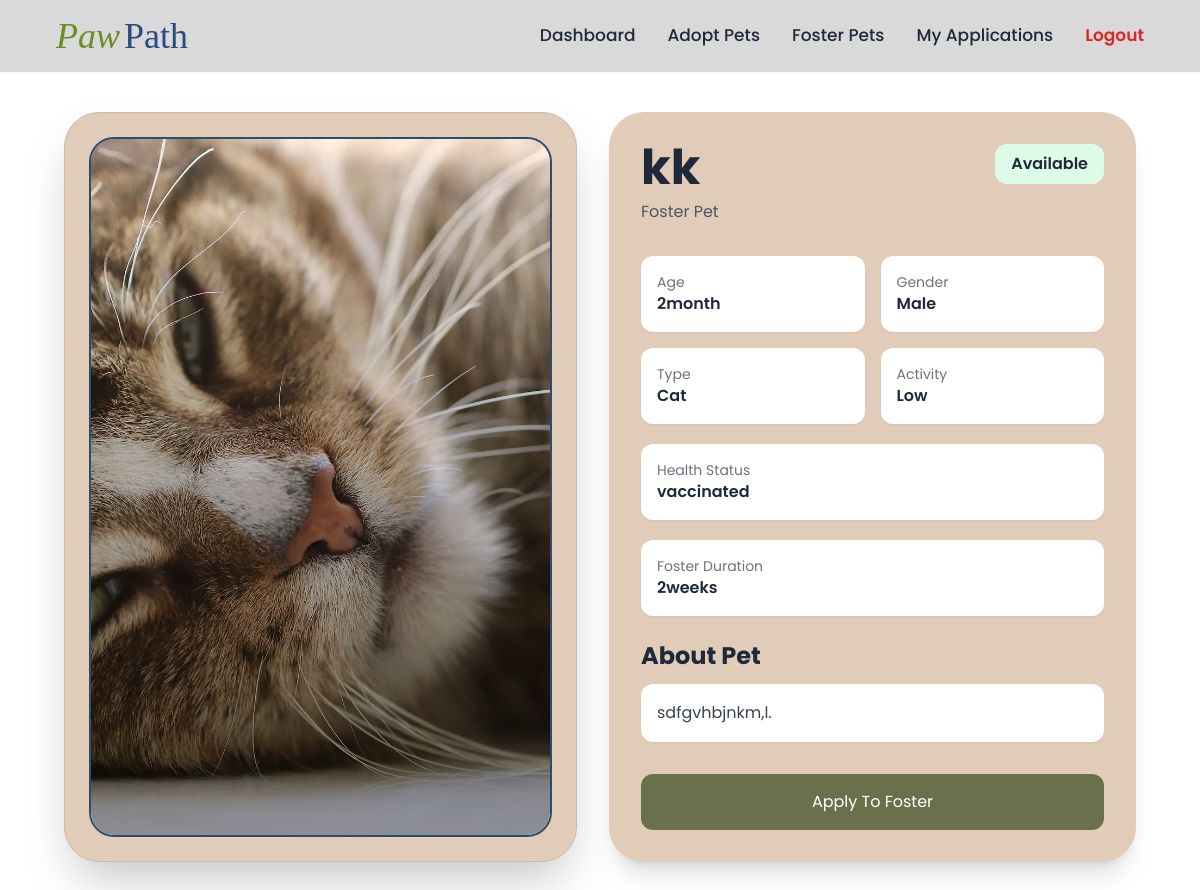
/user/foster-details.php?id=6 (signed in), run on the app's committed database.
### tables this page shows
CREATE TABLE `pets` (
  `id` int(11) NOT NULL,
  `shelter_id` int(11) DEFAULT NULL,
  `user_id` int(11) DEFAULT NULL,
  `owner_type` enum('shelter','user') NOT NULL,
  `category` enum('adoption','foster') NOT NULL,
  `name` varchar(100) NOT NULL,
  `type` enum('Dog','Cat','Bird','Rabbit','Other') DEFAULT 'Other',
  `age` varchar(50) DEFAULT NULL,
  `gender` enum('Male','Female') DEFAULT NULL,
  `activity_level` enum('Low','Medium','High') DEFAULT NULL,
  `health_status` varchar(100) DEFAULT NULL,
  `foster_duration` varchar(50) DEFAULT NULL,
  `status` enum('available','adopted','fostered') DEFAULT 'available',
  `description` text DEFAULT NULL,
  `image` varchar(255) DEFAULT NULL,
  `is_deleted` tinyint(1) DEFAULT 0,
  `deleted_at` timestamp NULL DEFAULT NULL,
  `created_at` timestamp NOT NULL DEFAULT current_timestamp(),
  `updated_at` timestamp NOT NULL DEFAULT current_timestamp() ON UPDATE current_timestamp()
);

### user/foster-details.php (the view, shortened to what this page needs)
<?php
include '../includes/db.php';
include '../includes/header.php';
include '../includes/navbar.php';
$user_id = (int)$_SESSION['user_id'];
$pet_id = isset($_GET['id']) ? (int)$_GET['id'] : 0;
$pet = $conn->query("
    SELECT *
    FROM pets
    WHERE id = $pet_id
    AND category = 'foster'
    AND is_deleted = 0
    LIMIT 1
")->fetch_assoc();
$already = $conn->query("
    SELECT id
    FROM foster_applications
    WHERE user_id = $user_id
    AND pet_id = $pet_id
")->num_rows;
?>
<section class="py-10 px-4 md:px-10 lg:px-16">
    <div class="max-w-7xl mx-auto">
        <div class="flex flex-col lg:flex-row gap-8 items-stretch">
            <div
                class="bg-[#E1CBB9] p-6 rounded-[35px] flex-1 shadow-2xl border border-[#d1b8a5] flex">
                <div
                    class="relative flex-1 overflow-hidden rounded-[25px] border-2 border-[#2d4d6a] group">
                    <img src="../assets/images/<?= htmlspecialchars($pet['image']) ?>"
                         alt="<?= htmlspecialchars($pet['name']) ?>"
                         class="absolute inset-0 w-full h-full object-cover group-hover:scale-105 transition duration-500">
                    <div class="absolute inset-0 bg-gradient-to-t from-black/40 to-transparent"></div>
                </div>
            </div>
            <div
                class="bg-[#E1CBB9] p-8 rounded-[35px] flex-1 shadow-xl flex flex-col">
                <div class="flex justify-between items-start flex-wrap gap-4">
                    <div>
                        <h1 class="text-4xl md:text-5xl font-bold">
                            <?= htmlspecialchars($pet['name']) ?>
                        </h1>
                        <p class="text-gray-600 mt-2">
                            Foster Pet
                        </p>
                    </div>
                    <span class="bg-green-100 px-4 py-2 rounded-xl font-semibold">
                        <?= ucfirst($pet['status']) ?>
                    </span>
                </div>
                <div class="grid grid-cols-2 gap-4 mt-8">
                    <div class="bg-white p-4 rounded-xl shadow-sm">
                        <p class="text-gray-500 text-sm">Age</p>
                        <h3 class="font-semibold"><?= $pet['age'] ?></h3>
                    </div>
                    <div class="bg-white p-4 rounded-xl shadow-sm">
                        <p class="text-gray-500 text-sm">Gender</p>
                        <h3 class="font-semibold"><?= $pet['gender'] ?></h3>
                    </div>
                    <div class="bg-white p-4 rounded-xl shadow-sm">
                        <p class="text-gray-500 text-sm">Type</p>
                        <h3 class="font-semibold"><?= $pet['type'] ?></h3>
                    </div>
                    <div class="bg-white p-4 rounded-xl shadow-sm">
                        <p class="text-gray-500 text-sm">Activity</p>
                        <h3 class="font-semibold"><?= $pet['activity_level'] ?></h3>
                    </div>
                </div>
                <div class="mt-5 bg-white p-4 rounded-xl shadow-sm">
                    <p class="text-gray-500 text-sm">Health Status</p>
                    <h3 class="font-semibold break-words">
                        <?= htmlspecialchars($pet['health_status']) ?>
                    </h3>
                </div>
                <div class="mt-5 bg-white p-4 rounded-xl shadow-sm">
                    <p class="text-gray-500 text-sm">Foster Duration</p>
                    <h3 class="font-semibold break-words">
                        <?= htmlspecialchars($pet['foster_duration']) ?>
                    </h3>
                </div>
                <div class="mt-6 flex-grow">
                    <h3 class="text-2xl font-bold mb-3">About Pet</h3>
                    <div class="bg-white p-4 rounded-xl shadow-sm">
                        <p class="leading-relaxed text-gray-700 break-words">
                            <?= nl2br(htmlspecialchars($pet['description'])) ?>
                        </p>
                    </div>
                </div>
                <div class="mt-8">
                    <?php if ($already > 0): ?>
                        <button disabled
                                class="w-full bg-gray-400 text-white py-4 rounded-xl cursor-not-allowed">
                            Already Applied
                        </button>
                    <?php else: ?>
                        <a href="apply-foster.php?id=<?= $pet['id'] ?>"
                           class="block text-center w-full bg-[#6B704C] hover:bg-[#59603f] text-white py-4 rounded-xl transition">
                            Apply To Foster
                        </a>
                    <?php endif; ?>
                </div>
            </div>
        </div>
    </div>
</section>

### data on the page
pets: image (picture), name "kk", status "Available", age "2month", gender "Male", type "Cat", activity_level "Low", health_status "vaccinated", foster_duration "2weeks", description "sdfgvhbjnkm,l."
